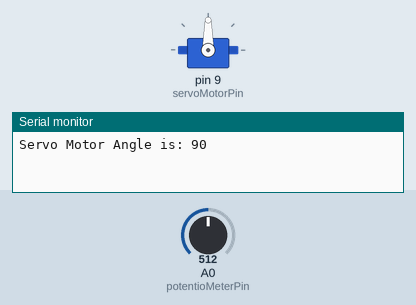
Recording of a sketch running on a simulated Arduino Uno, built with avr-gcc and run on an emulated ATmega328P. Parts: servo, the last lines printed to the serial monitor. Inputs (shaded band) come from the test bench; at power-on: A0 (potentioMeterPin) = 512.

Above: at 1.2 s.
1.3 s: A0 (potentioMeterPin) set to 716
At 2.4 s:
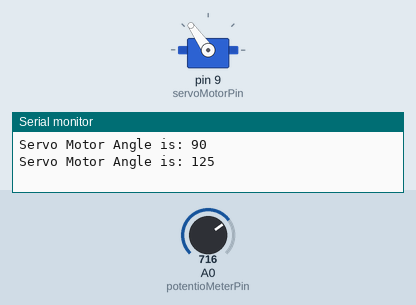
2.8 s: A0 (potentioMeterPin) set to 900
At 3.4 s:
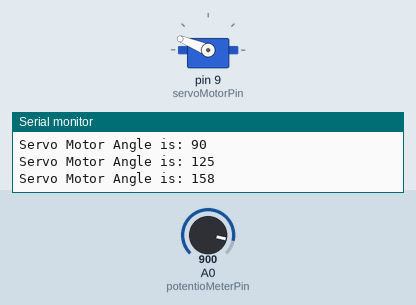
4.3 s: A0 (potentioMeterPin) set to 1023
At 5.5 s:
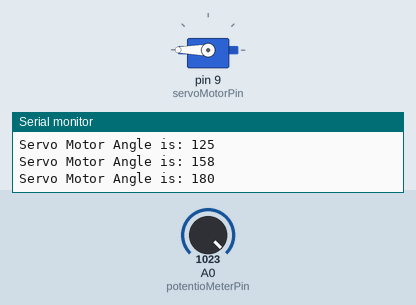
5.8 s: A0 (potentioMeterPin) set to 306
At 6.7 s:
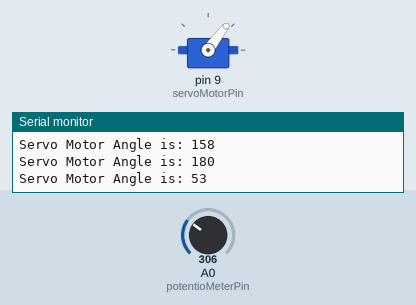
7.3 s: A0 (potentioMeterPin) set to 122
At 7.7 s:
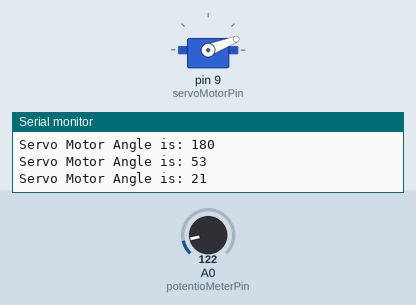
8.8 s: A0 (potentioMeterPin) set to 0
At 10.0 s:
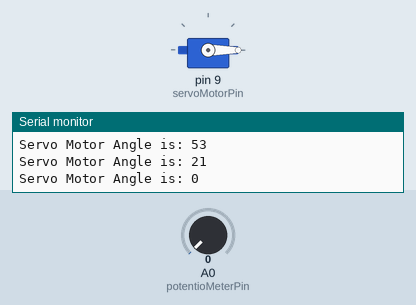
Timing chart, 0 to 11.3 s (numbered marks = the images above; inputs shaded):
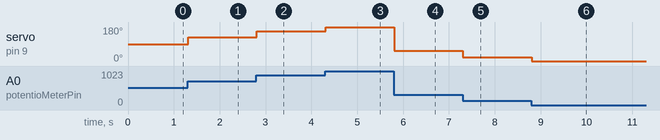

The sketch:

AR12_servo_motor.ino.ino
```cpp
/*
 예제 7.2
 서보모터 구동
*/

// 서보모터 라이브러리 불러오기
#include <Servo.h>

// 서보모터 이름 설정
Servo motor1;

// 서보 모터 신호핀 설정
int servoMotorPin = 9;

// 포텐쇼미터 핀 설정
int potentioMeterPin = 0;


// 모터 각도 변수 설정
int motorAngle;
int motorAngleOld;

void setup() {

  // 서보모터 설정. 0.6ms 부터 2.4ms 범위로 설정
  motor1.attach(servoMotorPin,600,2400);

  // 시리얼 통신 설정
  Serial.begin(9600);
}


void loop(){
  // 포텐쇼미터 값을 읽어옴
  int potentioMeter = analogRead(potentioMeterPin);

  // 포텐쇼미터 값을 모터 각도로 변환한다
  motorAngle = map(potentioMeter,0,1023,0,180);

  // 모터에 각도값을 전달한다
  motor1.write(motorAngle);

  // 이전각도와 현재 각도가 같지 않으면 시리얼 모니터에 각도를 출력한다.
  if(motorAngle != motorAngleOld){
    Serial.print("Servo Motor Angle is: ");
    Serial.println(motorAngle);
  }

  // 현재의 모터 각도를 저장한다.
  motorAngleOld = motorAngle;

  delay(20);

}
```

Measured:
- after the input at 1.3 s, servo on pin 9 (servoMotorPin): 90° → 125° at once
- after the input at 2.8 s, servo on pin 9 (servoMotorPin): 125° → 158° at once
- after the input at 4.3 s, servo on pin 9 (servoMotorPin): 158° → 180° at once
- after the input at 5.8 s, servo on pin 9 (servoMotorPin): 180° → 53° at once
- after the input at 7.3 s, servo on pin 9 (servoMotorPin): 53° → 21° at once
- after the input at 8.8 s, servo on pin 9 (servoMotorPin): 21° → 0° at once
